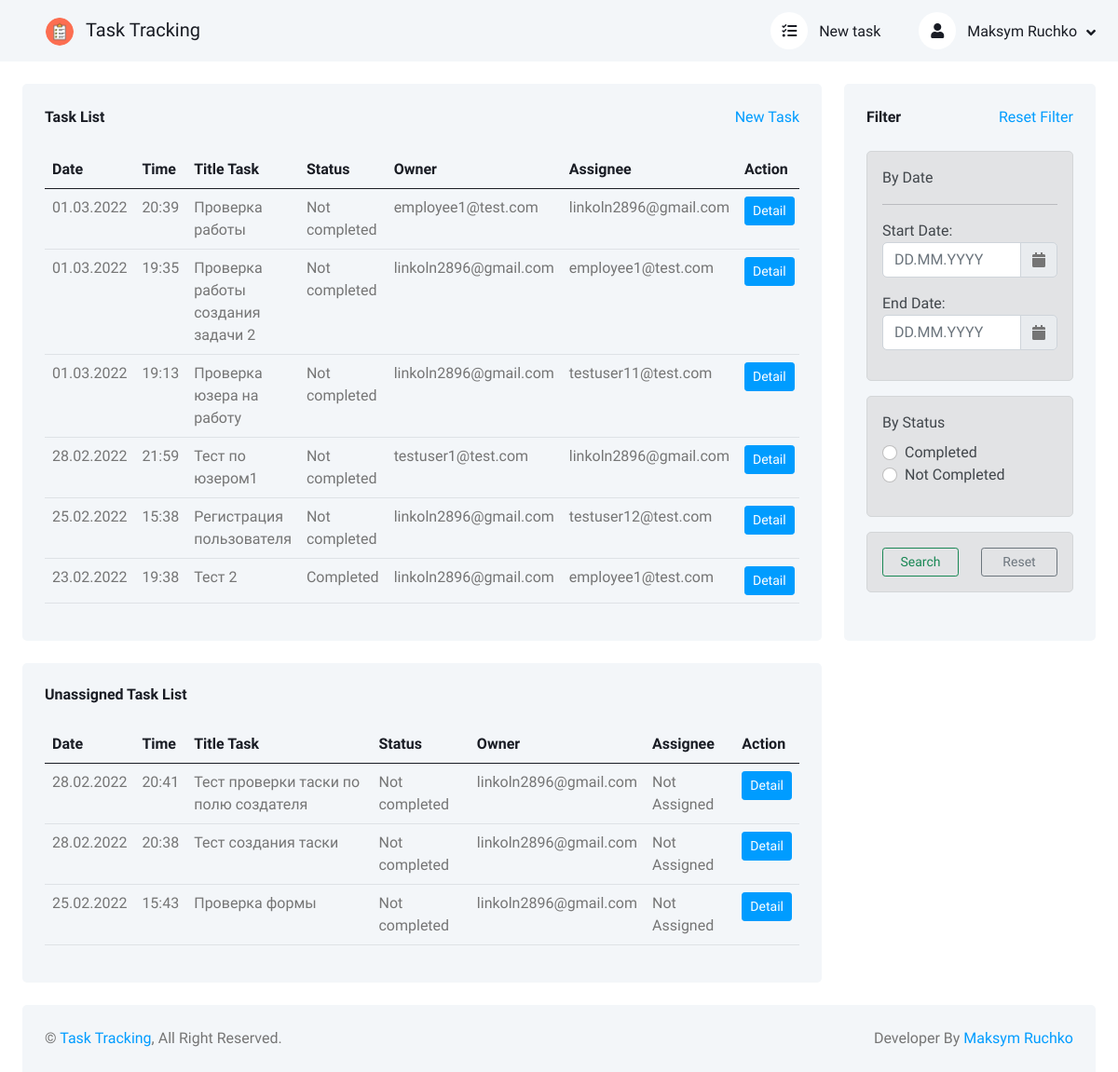
Screenshot of / (signed in) with the database file from the repository.
### users/models.py (models this page shows)
class CustomUser(AbstractUser):
    email = models.EmailField("E-mail", unique=True)
    username = models.CharField("Username", max_length=150, blank=True, null=True, unique=True)
    date_joined = models.DateTimeField("Date joined", default=timezone.now, blank=True, null=True)
    USERNAME_FIELD = 'email'
    REQUIRED_FIELDS = []
    objects = CustomUserManager()
    def __str__(self):
        return self.email
    def get_absolute_url(self):
        return reverse('user_detail', kwargs={'pk': str(self.id)})
    class Meta:
        verbose_name = 'User'
        verbose_name_plural = 'Users'
        ordering = ['id']

### tasks/models.py (models this page shows, shortened)
class Task(models.Model):
    NOT_COMPLETED = 'Not completed'
    COMPLETED = 'Сompleted'
    title = models.CharField('Title', max_length=150)
    description = models.TextField('Description')
    status = models.CharField(
        'Status',
        choices=[('not-completed', NOT_COMPLETED), ('completed', COMPLETED), ],
        max_length=13,
        default='not-completed'
    )
    creation_date = models.DateTimeField('Creation date', auto_now_add=True)
    owner = models.CharField(
        verbose_name='Owner',
        max_length=150,
        blank=True,
        null=True,
    )
    assignee_user = models.ForeignKey(
        get_user_model(),
        verbose_name='Assignee',
        on_delete=models.CASCADE,
        blank=True,
        null=True,
    )
    class Meta:
        verbose_name = 'Task'
        verbose_name_plural = 'Tasks'

### tasks/views.py (the view)
# urls.py: path('', HomeTaskListView.as_view(), name='home'),
class HomeTaskListView(LoginRequiredMixin, ListView):
    model = Task
    context_object_name = 'task_list'
    template_name = 'tasks/task_list.html'
    login_url = 'login'
    ordering = ['-creation_date']
    def get_context_data(self, *, object_list=None, **kwargs):
        context = super(HomeTaskListView, self).get_context_data(**kwargs)
        context['task_list'] = context['task_list'].filter(
            (Q(owner=self.request.user) |
             Q(assignee_user=self.request.user)) &
            Q(assignee_user__isnull=False)
        ).order_by('-creation_date')
        context['unassigned_task_list'] = Task.objects.filter(
            Q(owner=self.request.user) &
            Q(assignee_user__isnull=True)
        ).order_by('-creation_date')
        context['start_date'] = self.request.GET.get('startDate')
        context['end_date'] = self.request.GET.get('endDate')
        context['by_status'] = self.request.GET.get('q')
        return context
    def get_queryset(self):
        q = self.request.GET.get('q') if self.request.GET.get('q') else None
        start_date = datetime.strptime(self.request.GET.get('startDate'), '%d.%m.%Y').date() \
            if self.request.GET.get('startDate') else self.request.POST.get('startDate')
        end_date = datetime.strptime(self.request.GET.get('endDate'), '%d.%m.%Y').date() \
            if self.request.GET.get('endDate') else self.request.POST.get('endDate')
        if q != None and start_date == None and end_date == None:
            task_filter = Task.objects.filter(status__exact=q)
        elif q == None and start_date != None and end_date != None:
            task_filter = Task.objects.filter(
                Q(creation_date__date__range=[start_date, end_date]) |
                Q(creation_date__date__range=[end_date, start_date])
            )
        elif q != None and start_date != None and end_date != None:
            task_filter = Task.objects.filter(
                Q(status__exact=q, creation_date__date__range=[start_date, end_date]) |
                Q(status__exact=q, creation_date__date__range=[end_date, start_date])
            )
        else:
            task_filter = Task.objects.all()
        return task_filter

### tasks/templates/tasks/task_list.html (shortened to what this page needs)
{% extends 'base.html' %}
{% load static %}
{% block other-stylesheet %}
<link rel="stylesheet" href="{% static 'tasks/js/daterangepicker/daterangepicker.css' %}">
{% endblock other-stylesheet %}
{% block content %}
<div class="row g-4">
    <div class="col-sm-12 col-xl-9">
        <div class="bg-light rounded h-100 p-4">
            <div class="d-flex align-items-center justify-content-between mb-4">
                <h6 class="mb-0">Task List</h6>
                <a href="{% url 'task_create' %}">New Task</a>
            </div>
            <div class="table-responsive">
                <table class="table">
                    <thead>
                    <tr class="text-dark">
                        <th scope="col">Date</th>
                        <th scope="col">Time</th>
                        <th scope="col">Title Task</th>
                        <th scope="col">Status</th>
                        <th scope="col">Owner</th>
                        <th scope="col">Assignee</th>
                        <th scope="col">Action</th>
                    </tr>
                    </thead>
                    <tbody>
                    {% for task in task_list %}
                    <tr>
                        <td>{{ task.creation_date | date:"d.m.Y" }}</td>
                        <td>{{ task.creation_date | date:"H:i" }}</td>
                        <td>{{ task.title }}</td>
                        <td>{{ task.get_status_display }}</td>
                        <td>{{ task.owner }}</td>
                        <td>
                            {% if task.assignee_user %}
                            {% if not task.assignee_user.user.first_name and not task.user.assignee_user.last_name %}
                            {{ task.assignee_user }}
                            {% else %}
                            {{ task.assignee_user.user.first_name }} {{ task.assignee_user.user.last_name }}
                            {% endif %}
                            {% else %}
                            Not Assigned
                            {% endif %}
                        </td>
                        <td><a class="btn btn-sm btn-primary" href="{% url 'task_detail' task.pk %}">Detail</a></td>
                    </tr>
                    {% empty %}
                    <tr>
                        <td colspan="7" class="text-center">No Task In List</td>
                    </tr>
                    {% endfor %}
                    </tbody>
                </table>
            </div>
        </div>
    </div>
    <div class="col-sm-12 col-xl-3">
        <div class="bg-light rounded h-100 p-4">
            <div class="d-flex align-items-center justify-content-between mb-4">
                <h6 class="mb-0">Filter</h6>
                <a href="{% url 'home' %}">Reset Filter</a>
            </div>
            <form action="{% url 'home' %}" method="get" name="filter">
                <div class="alert alert-secondary" role="alert">
                    <span class="mb-0">By Date</span>
                    <hr>
                    <div class="form-group mb-3">
                        <label>Start Date:</label>
                        <div class="input-group date" id="reservationdate" data-target-input="nearest">
                            <input type="text" class="form-control datetimepicker-input" data-target="#reservationdate"
                                   name="startDate" placeholder="DD.MM.YYYY" value="{{start_date}}"/>
                            <div class="input-group-text" data-target="#reservationdate" data-toggle="datetimepicker">
                                <i class="fa fa-calendar"></i>
                            </div>
                        </div>
                    </div>
                    <div class="form-group mb-3">
                        <label>End Date:</label>
                        <div class="input-group date" id="reservationdate1" data-target-input="nearest">
                            <input type="text" class="form-control datetimepicker-input" data-target="#reservationdate1"
                                   name="endDate" placeholder="DD.MM.YYYY" value="{{end_date}}"/>
                            <div class="input-group-text" data-target="#reservationdate1" data-toggle="datetimepicker">
                                <i class="fa fa-calendar"></i>
                            </div>
                        </div>
                    </div>
                </div>
                <div class="alert alert-secondary" role="alert">
                    <span class="mb-0">By Status</span>
                    <div class="col-sm-12 col-xl-12 mt-2">
                        <div class="form-check mb-0" id="clearfix1" name="q">
                            <input class="form-check-input" type="radio" name="q"
                                   id="radioCompleted" data-target="clearfix1" value="completed"
                                   {% if by_status == 'completed' %} checked {% endif %}>
                            <label class="form-check-label" for="radioCompleted" data-target="clearfix1">
                                Completed
                            </label>
                        </div>
                        <div class="form-check mb-3" id="clearfix2" name="q">
                            <input class="form-check-input" type="radio" name="q"
                                   id="radioNotCompleted" data-target="clearfix2" value="not-completed"
                                   {% if by_status == 'not-completed' %} checked {% endif %}>
                            <label class="form-check-label" for="radioNotCompleted" data-target="clearfix2">
                                Not Completed
                            </label>
                        </div>
                    </div>
                </div>
                <div class="alert alert-secondary" role="alert">
                    <div class="row">
                        <div class="col-sm-6 col-xl-6">
                            <button type="submit" class="btn btn-outline-success btn-sm col-12">Search</button>
                        </div>
                        <div class="col-sm-6 col-xl-6">
                            <a href="{% url 'home' %}" class="btn btn-outline-secondary btn-sm col-12">Reset</a>
                        </div>
                    </div>
                </div>
            </form>
        </div>
    </div>
    {% if unassigned_task_list.assignee_user == None %}
    <div class="col-sm-12 col-xl-9">
        <div class="bg-light rounded h-100 p-4">
            <div class="d-flex align-items-center justify-content-between mb-4">
                <h6 class="mb-0">Unassigned Task List</h6>
            </div>
            <div class="table-responsive">
                <table class="table">
                    <thead>
                    <tr class="text-dark">
                        <th scope="col">Date</th>
                        <th scope="col">Time</th>
                        <th scope="col">Title Task</th>
                        <th scope="col">Status</th>
                        <th scope="col">Owner</th>
                        <th scope="col">Assignee</th>
                        <th scope="col">Action</th>
                    </tr>
                    </thead>
                    <tbody>
                    {% for task in unassigned_task_list %}
                    <tr>
                        <td>{{ task.creation_date | date:"d.m.Y" }}</td>
                        <td>{{ task.creation_date | date:"H:i" }}</td>
                        <td>{{ task.title }}</td>
                        <td>{{ task.get_status_display }}</td>
                        <td>{{ task.owner }}</td>
                        <td>
                            {% if task.assignee_user %}
                            {% if not task.assignee_user.user.first_name and not task.user.assignee_user.last_name %}
                            {{ task.assignee_user }}
                            {% else %}
                            {{ task.assignee_user.user.first_name }} {{ task.assignee_user.user.last_name }}
                            {% endif %}
                            {% else %}
                            Not Assigned
                            {% endif %}
                        </td>
                        <td><a class="btn btn-sm btn-primary" href="{% url 'task_detail' task.pk %}">Detail</a></td>
                    </tr>
                    {% empty %}
                    <tr>
                        <td colspan="7" class="text-center">No Task In List</td>
                    </tr>
                    {% endfor %}
                    </tbody>
                </table>
            </div>
        </div>
    </div>
    {% endif %}
    <div class="col-sm-12 col-xl-3">
    </div>
</div>
{% endblock content %}

### tasks/templates/base.html (shortened to what this page needs)
<!DOCTYPE html>
{% load static %}
<html lang="en">
<head>
    <link href="https://cdnjs.cloudflare.com/ajax/libs/font-awesome/5.10.0/css/all.min.css" rel="stylesheet">
    <link href="https://cdn.jsdelivr.net/npm/bootstrap-icons@1.4.1/font/bootstrap-icons.css" rel="stylesheet">
    <link href="{% static 'tasks/lib/owlcarousel/assets/owl.carousel.min.css' %}" rel="stylesheet">
    <link href="{% static 'tasks/lib/tempusdominus/css/tempusdominus-bootstrap-4.min.css' %}" rel="stylesheet" />
    <link href="{% static 'tasks/css/bootstrap.min.css' %}" rel="stylesheet">
    <link href="{% static 'tasks/css/style.css' %}" rel="stylesheet">
    {% block other-stylesheet %}{% endblock other-stylesheet %}
</head>
<body>
<div class="container-xxl position-relative bg-white d-flex p-0">
    <div class="content open d-flex flex-column min-vh-100">
        <nav class="navbar navbar-expand bg-light navbar-light sticky-top px-4 py-0">
            <div class="navbar-nav align-items-center">
                <div class="navbar-brand">
                    <a href="{% url 'home' %}" class="nav-link">
                        <img class="rounded-circle me-lg-2" src="{% static 'tasks/img/checklist.png' %}" alt="Logo" style="width: 30px; height: 30px;">
                        <span class="d-none d-lg-inline-flex">Task Tracking</span>
                    </a>
                </div>
            </div>
            <div class="navbar-nav align-items-center ms-auto">
                <div class="nav-item dropdown me-lg-3">
                    <a href="{% url 'task_create' %}" class="nav-link">
                        <i class="fas fa-tasks me-lg-2"></i>
                        <span class="d-none d-lg-inline-flex">New task</span>
                    </a>
                </div>
                <div class="nav-item dropdown">
                    {% if user.is_authenticated %}
                    <a href="#" class="nav-link dropdown-toggle" data-bs-toggle="dropdown">
                        <i class="fas fa-user me-lg-2"></i>
                        {% if not user.first_name and not user.last_name %}
                        <span class="d-none d-lg-inline-flex">{{ user.username }}</span>
                        {% else %}
                        <span class="d-none d-lg-inline-flex">{{ user.first_name }} {{ user.last_name }}</span>
                        {% endif %}
                    </a>
                    {% endif %}
                </div>
            </div>
        </nav>
        <div class="container-fluid pt-4 px-4 flex-grow-1">
            {% block content %}
            {% endblock content %}
        </div>
        <div class="container-fluid pt-4 px-4">
            <div class="bg-light rounded-top p-4">
                <div class="row">
                    <div class="col-12 col-sm-6 text-center text-sm-start">
                        &copy; <a href="{% url 'home' %}">Task Tracking</a>, All Right Reserved.
                    </div>
                    <div class="col-12 col-sm-6 text-center text-sm-end">
                        Developer By <a href="https://t.me/lucky4move">Maksym Ruchko</a>
                    </div>
                </div>
            </div>
        </div>
    </div>
</div>
</body>
</html>

### rows the page displays
CustomUser: first_name "Maksym", last_name "Ruchko"
Task: creation_date "01.03.2022", creation_date "20:39", title "Проверка работы", status "Not completed", owner "employee1@test.com", assignee_user "linkoln2896@gmail.com"
Task: creation_date "01.03.2022", creation_date "19:35", title "Проверка работы создания задачи 2", status "Not completed", owner "linkoln2896@gmail.com", assignee_user "employee1@test.com"
Task: creation_date "01.03.2022", creation_date "19:13", title "Проверка юзера на работу", status "Not completed", owner "linkoln2896@gmail.com", assignee_user "testuser11@test.com"
Task: creation_date "28.02.2022", creation_date "21:59", title "Тест по юзером1", status "Not completed", owner "testuser1@test.com", assignee_user "linkoln2896@gmail.com"
Task: creation_date "25.02.2022", creation_date "15:38", title "Регистрация пользователя", status "Not completed", owner "linkoln2896@gmail.com", assignee_user "testuser12@test.com"
Task: creation_date "23.02.2022", creation_date "19:38", title "Тест 2", status "Сompleted", owner "linkoln2896@gmail.com", assignee_user "employee1@test.com"
Task: creation_date "28.02.2022", creation_date "20:41", title "Тест проверки таски по полю создателя", status "Not completed", owner "linkoln2896@gmail.com", shows "Not Assigned"
Task: creation_date "28.02.2022", creation_date "20:38", title "Тест создания таски", status "Not completed", owner "linkoln2896@gmail.com", shows "Not Assigned"
Task: creation_date "25.02.2022", creation_date "15:43", title "Проверка формы", status "Not completed", owner "linkoln2896@gmail.com", shows "Not Assigned"
